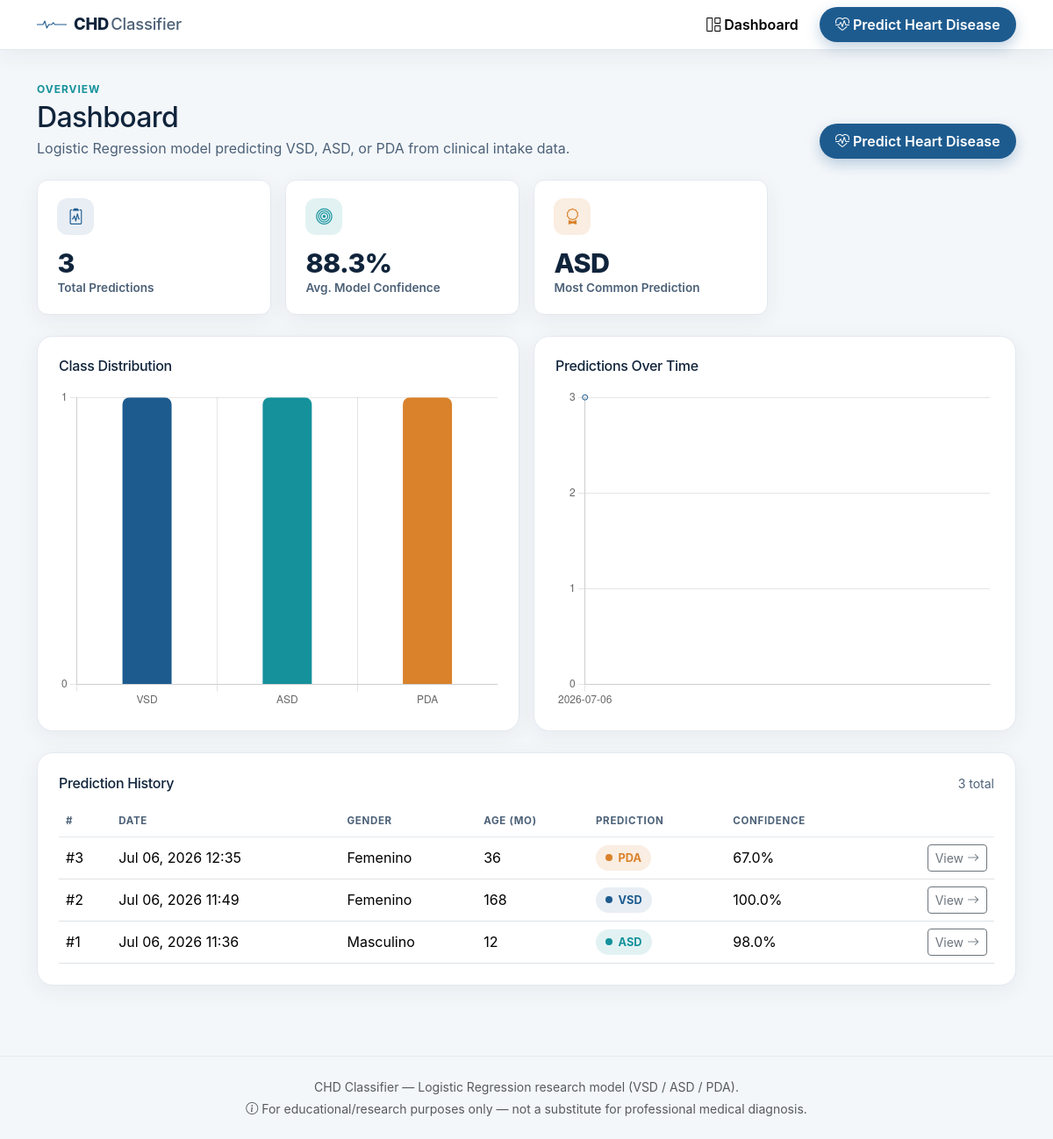
The page / on the database its author committed.
### predictor/models.py (models this page shows, shortened)
class PredictionResult(models.Model):
    class Gender(models.TextChoices):
        FEMALE = 'FEMENINO', 'Femenino'
        MALE = 'MASCULINO', 'Masculino'
    class CHDClass(models.TextChoices):
        VSD = 'VSD', 'VSD (Ventricular Septal Defect)'
        ASD = 'ASD', 'ASD (Atrial Septal Defect)'
        PDA = 'PDA', 'PDA (Patent Ductus Arteriosus)'
    gender = models.CharField(max_length=20, choices=Gender.choices)
    weight_kg = models.FloatField(help_text="Weight in kilograms")
    height_cm = models.FloatField(help_text="Height in centimeters")
    heart_rate = models.FloatField(help_text="Beats per minute")
    oxygen_saturation = models.FloatField(help_text="Arterial O2 saturation (%)")
    age_months = models.FloatField(help_text="Age at first visit, in months")
    systolic_bp = models.FloatField()
    diastolic_bp = models.FloatField()
    primary_symptom = models.CharField(max_length=100)
    secondary_symptoms = models.CharField(max_length=100)
    murmur_type = models.CharField(max_length=50)
    murmur_grade = models.CharField(max_length=20)
    murmur_zone = models.CharField(max_length=150)
    predicted_class = models.CharField(max_length=10, choices=CHDClass.choices)
    probability_asd = models.FloatField(default=0.0)
    probability_pda = models.FloatField(default=0.0)
    probability_vsd = models.FloatField(default=0.0)
    confidence = models.FloatField(help_text="Probability of the predicted class (0-1)")
    recommendation = models.TextField(blank=True)
    created_at = models.DateTimeField(auto_now_add=True)
    class Meta:
        ordering = ['-created_at']
    @property
    def confidence_pct(self):
        return round(self.confidence * 100, 1)

### predictor/views.py (the view)
# urls.py: path('', views.dashboard, name='dashboard'),
def dashboard(request):
    qs = PredictionResult.objects.all()
    total = qs.count()
    class_counts = dict(qs.values_list('predicted_class').annotate(c=Count('id')))
    for cls in ['VSD', 'ASD', 'PDA']:
        class_counts.setdefault(cls, 0)
    avg_confidence = qs.aggregate(avg=Avg('confidence'))['avg'] or 0
    most_common_class = max(class_counts, key=class_counts.get) if total else '—'
    history_qs = qs.order_by('-created_at')[:200]
    date_counter = Counter(p.created_at.strftime('%Y-%m-%d') for p in history_qs)
    date_labels = sorted(date_counter.keys())[-14:]
    date_series = [date_counter[d] for d in date_labels]
    page_number = request.GET.get('page', 1)
    paginator = Paginator(qs, 10)
    page_obj = paginator.get_page(page_number)
    context = {
        'total': total,
        'class_counts': class_counts,
        'avg_confidence_pct': round(avg_confidence * 100, 1),
        'most_common_class': most_common_class,
        'page_obj': page_obj,
        'chart_class_labels': json.dumps(['VSD', 'ASD', 'PDA']),
        'chart_class_data': json.dumps([class_counts['VSD'], class_counts['ASD'], class_counts['PDA']]),
        'chart_date_labels': json.dumps(date_labels),
        'chart_date_data': json.dumps(date_series),
    }
    return render(request, 'predictor/dashboard.html', context)

### predictor/templates/predictor/dashboard.html (shortened to what this page needs)
{% extends 'predictor/base.html' %}
{% load static %}
{% block content %}
<div class="container">
    <div class="page-header d-flex flex-wrap justify-content-between align-items-end gap-3">
        <div>
            <div class="page-eyebrow mb-1">Overview</div>
            <h1 class="h2 mb-1">Dashboard</h1>
            <p class="text-soft mb-0">Logistic Regression model predicting VSD, ASD, or PDA from clinical intake data.</p>
        </div>
        <a href="{% url 'predictor:predict_form' %}" class="btn btn-predict">
            <i class="bi bi-heart-pulse me-1"></i>Predict Heart Disease
        </a>
    </div>
    <div class="row g-3 mb-4">
        <div class="col-6 col-lg-3">
            <div class="stat-card">
                <div class="stat-icon mb-3"><i class="bi bi-clipboard2-pulse"></i></div>
                <div class="stat-value">{{ total }}</div>
                <div class="stat-label">Total Predictions</div>
            </div>
        </div>
        <div class="col-6 col-lg-3">
            <div class="stat-card">
                <div class="stat-icon mb-3" style="background: rgba(20,145,155,.12); color: var(--asd);"><i class="bi bi-bullseye"></i></div>
                <div class="stat-value">{{ avg_confidence_pct }}%</div>
                <div class="stat-label">Avg. Model Confidence</div>
            </div>
        </div>
        <div class="col-6 col-lg-3">
            <div class="stat-card">
                <div class="stat-icon mb-3" style="background: rgba(217,130,43,.14); color: var(--pda);"><i class="bi bi-award"></i></div>
                <div class="stat-value">{{ most_common_class }}</div>
                <div class="stat-label">Most Common Prediction</div>
            </div>
        </div>
    </div>
    <div class="row g-3 mb-4">
        <div class="col-lg-6">
            <div class="panel p-4 h-100">
                <h2 class="h6 mb-3">Class Distribution</h2>
                <canvas id="classChart" height="220"></canvas>
            </div>
        </div>
        <div class="col-lg-6">
            <div class="panel p-4 h-100">
                <h2 class="h6 mb-3">Predictions Over Time</h2>
                <canvas id="timeChart" height="220"></canvas>
            </div>
        </div>
    </div>
    <div class="panel p-4">
        <div class="d-flex justify-content-between align-items-center mb-3">
            <h2 class="h6 mb-0">Prediction History</h2>
            <span class="text-soft small">{{ total }} total</span>
        </div>
        {% if page_obj.object_list %}
        <div class="table-responsive">
            <table class="table table-history align-middle mb-0">
                <thead>
                    <tr>
                        <th>#</th>
                        <th>Date</th>
                        <th>Gender</th>
                        <th>Age (mo)</th>
                        <th>Prediction</th>
                        <th>Confidence</th>
                        <th></th>
                    </tr>
                </thead>
                <tbody>
                    {% for record in page_obj.object_list %}
                    <tr>
                        <td class="text-soft">#{{ record.id }}</td>
                        <td>{{ record.created_at|date:"M d, Y H:i" }}</td>
                        <td>{{ record.get_gender_display }}</td>
                        <td>{{ record.age_months|floatformat:0 }}</td>
                        <td>
                            <span class="chip chip-{{ record.predicted_class|lower }}">
                                <span class="chip-dot"></span>{{ record.predicted_class }}
                            </span>
                        </td>
                        <td>{{ record.confidence_pct }}%</td>
                        <td class="text-end">
                            <a href="{% url 'predictor:history_detail' record.pk %}" class="btn btn-sm btn-outline-secondary">
                                View <i class="bi bi-arrow-right"></i>
                            </a>
                        </td>
                    </tr>
                    {% endfor %}
                </tbody>
            </table>
        </div>
        {% else %}
        <div class="empty-state">
            <i class="bi bi-clipboard2-pulse" style="font-size: 2.2rem;"></i>
            <p class="mt-3 mb-3">No predictions yet. Run your first prediction to see it here.</p>
            <a href="{% url 'predictor:predict_form' %}" class="btn btn-predict">Predict Heart Disease</a>
        </div>
        {% endif %}
    </div>
</div>
{% endblock %}
{% block extra_scripts %}
<script>
const brand = { vsd: '#1D5B8F', asd: '#14919B', pda: '#D9822B' };
new Chart(document.getElementById('classChart'), {
    type: 'bar',
    data: {
        labels: {{ chart_class_labels|safe }},
        datasets: [{
            data: {{ chart_class_data|safe }},
            backgroundColor: [brand.vsd, brand.asd, brand.pda],
            borderRadius: 8,
            maxBarThickness: 56
        }]
    },
    options: {
        plugins: { legend: { display: false } },
        scales: { y: { beginAtZero: true, ticks: { precision: 0 } } }
    }
});
new Chart(document.getElementById('timeChart'), {
    type: 'line',
    data: {
        labels: {{ chart_date_labels|safe }},
        datasets: [{
            data: {{ chart_date_data|safe }},
            borderColor: '#1D5B8F',
            backgroundColor: 'rgba(29,91,143,0.08)',
            fill: true,
            tension: 0.35,
            pointRadius: 3
        }]
    },
    options: {
        plugins: { legend: { display: false } },
        scales: { y: { beginAtZero: true, ticks: { precision: 0 } } }
    }
});
</script>
{% endblock %}

### predictor/templates/predictor/base.html (shortened to what this page needs)
{% load static %}
<!DOCTYPE html>
<html lang="en">
<head>
    <link href="https://cdn.jsdelivr.net/npm/bootstrap@5.3.3/dist/css/bootstrap.min.css" rel="stylesheet">
    <link href="https://cdn.jsdelivr.net/npm/bootstrap-icons@1.11.3/font/bootstrap-icons.css" rel="stylesheet">
    <link href="{% static 'predictor/css/style.css' %}" rel="stylesheet">
</head>
<body>
<nav class="navbar navbar-expand-lg app-navbar sticky-top">
    <div class="container">
        <a class="navbar-brand d-flex align-items-center gap-2" href="{% url 'predictor:dashboard' %}">
            <span class="brand-pulse" aria-hidden="true">
                <svg viewBox="0 0 120 40" width="34" height="18">
                    <polyline points="0,20 25,20 32,6 40,34 48,20 60,20 66,12 72,20 120,20"
                              fill="none" stroke="currentColor" stroke-width="4"
                              stroke-linecap="round" stroke-linejoin="round"/>
                </svg>
            </span>
            <span class="brand-word">CHD<span class="brand-word-light">Classifier</span></span>
        </a>
        <div class="collapse navbar-collapse" id="navMain">
            <ul class="navbar-nav ms-auto align-items-lg-center gap-lg-2">
                <li class="nav-item">
                    <a class="nav-link {% if request.resolver_match.url_name == 'dashboard' %}active{% endif %}"
                       href="{% url 'predictor:dashboard' %}">
                        <i class="bi bi-grid-1x2 me-1"></i>Dashboard
                    </a>
                </li>
                <li class="nav-item">
                    <a class="btn btn-predict ms-lg-2" href="{% url 'predictor:predict_form' %}">
                        <i class="bi bi-heart-pulse me-1"></i>Predict Heart Disease
                    </a>
                </li>
            </ul>
        </div>
    </div>
</nav>
<main class="app-main">
    {% block content %}{% endblock %}
</main>
<footer class="app-footer text-center py-4 mt-5">
    <div class="container">
        <p class="mb-1 small text-muted">
            CHD Classifier &mdash; Logistic Regression research model (VSD / ASD / PDA).
        </p>
        <p class="mb-0 small text-muted">
            <i class="bi bi-info-circle me-1"></i>For educational/research purposes only &mdash; not a substitute for professional medical diagnosis.
        </p>
    </div>
</footer>
{% block extra_scripts %}{% endblock %}
</body>
</html>

### static/predictor/css/style.css (style rules this page uses)
:root { --ink: #10243B; --ink-soft: #4C6178; --bg: #F4F7FA; --surface: #FFFFFF; --line: #E3E9EF; --brand: #1D5B8F; --brand-dark: #123F66; --teal: #14919B; --vsd: #1D5B8F; --asd: #14919B; --pda: #D9822B; --radius-lg: 18px; --radius-md: 12px; --shadow-soft: 0 6px 24px rgba(16, 36, 59, 0.06); --shadow-card: 0 10px 30px rgba(16, 36, 59, 0.08); }
html, body { background: var(--bg); color: var(--ink); font-family: -apple-system, BlinkMacSystemFont, "Segoe UI", Roboto, Helvetica, Arial, sans-serif; min-height: 100%; }
h1, h2, h3, h4, h5, .display-weight { font-weight: 700; letter-spacing: -0.02em; color: var(--ink); }
.text-soft { color: var(--ink-soft); }
.app-navbar { background: var(--surface); border-bottom: 1px solid var(--line); box-shadow: var(--shadow-soft); }
.navbar-brand { color: var(--ink) !important; }
.brand-pulse { color: var(--brand); display: inline-flex; }
.brand-word { font-weight: 800; font-size: 1.15rem; letter-spacing: -0.01em; }
.brand-word-light { font-weight: 500; color: var(--ink-soft); margin-left: 2px; }
.nav-link { color: var(--ink-soft); font-weight: 600; }
.nav-link.active, .nav-link:hover { color: var(--brand); }
.btn-predict { background: var(--brand); color: #fff; font-weight: 600; border-radius: 999px; padding: 0.5rem 1.15rem; border: none; transition: transform .15s ease, box-shadow .15s ease, background .15s ease; box-shadow: 0 6px 16px rgba(29, 91, 143, 0.28); }
.app-main { padding-bottom: 2rem; }
.app-footer { border-top: 1px solid var(--line); }
.panel { background: var(--surface); border: 1px solid var(--line); border-radius: var(--radius-lg); box-shadow: var(--shadow-soft); }
.page-header { padding: 2.25rem 0 1.5rem; }
.page-eyebrow { text-transform: uppercase; letter-spacing: .08em; font-size: .75rem; font-weight: 700; color: var(--teal); }
.stat-card { background: var(--surface); border: 1px solid var(--line); border-radius: var(--radius-md); padding: 1.25rem 1.4rem; box-shadow: var(--shadow-soft); height: 100%; }
.stat-card .stat-icon { width: 42px; height: 42px; border-radius: 12px; display: inline-flex; align-items: center; justify-content: center; font-size: 1.15rem; background: rgba(29, 91, 143, 0.10); color: var(--brand); }
.stat-card .stat-value { font-size: 1.9rem; font-weight: 800; letter-spacing: -0.02em; line-height: 1.1; }
.stat-card .stat-label { color: var(--ink-soft); font-size: .85rem; font-weight: 600; }
.chip { display: inline-flex; align-items: center; gap: .4rem; padding: .3rem .7rem; border-radius: 999px; font-weight: 700; font-size: .8rem; }
.chip-dot { width: 8px; height: 8px; border-radius: 50%; display: inline-block; }
.chip-vsd { background: rgba(29, 91, 143, .10); color: var(--vsd); }
.chip-vsd .chip-dot { background: var(--vsd); }
.chip-asd { background: rgba(20, 145, 155, .12); color: var(--asd); }
.chip-asd .chip-dot { background: var(--asd); }
.chip-pda { background: rgba(217, 130, 43, .14); color: var(--pda); }
.chip-pda .chip-dot { background: var(--pda); }
.table-history thead th { text-transform: uppercase; font-size: .72rem; letter-spacing: .06em; color: var(--ink-soft); border-bottom: 1px solid var(--line); font-weight: 700; }
.table-history td { vertical-align: middle; }

### rows shown on the page
PredictionResult: predicted_class "ASD", id "1", created_at "Jul 06, 2026 11:36", gender "Masculino", age_months "12", confidence_pct "98.0"
PredictionResult: id "3", created_at "Jul 06, 2026 12:35", gender "Femenino", age_months "36", predicted_class "PDA", confidence_pct "67.0"
PredictionResult: id "2", created_at "Jul 06, 2026 11:49", gender "Femenino", age_months "168", predicted_class "VSD", confidence_pct "100.0"

### other values the page prints
{{ total }} "3"
{{ avg_confidence_pct }} "88.3"
chart data {{ chart_class_labels|safe }} ["VSD", "ASD", "PDA"]
chart data {{ chart_class_data|safe }} [1, 1, 1]
chart data {{ chart_date_labels|safe }} ["2026-07-06"]
chart data {{ chart_date_data|safe }} [3]
